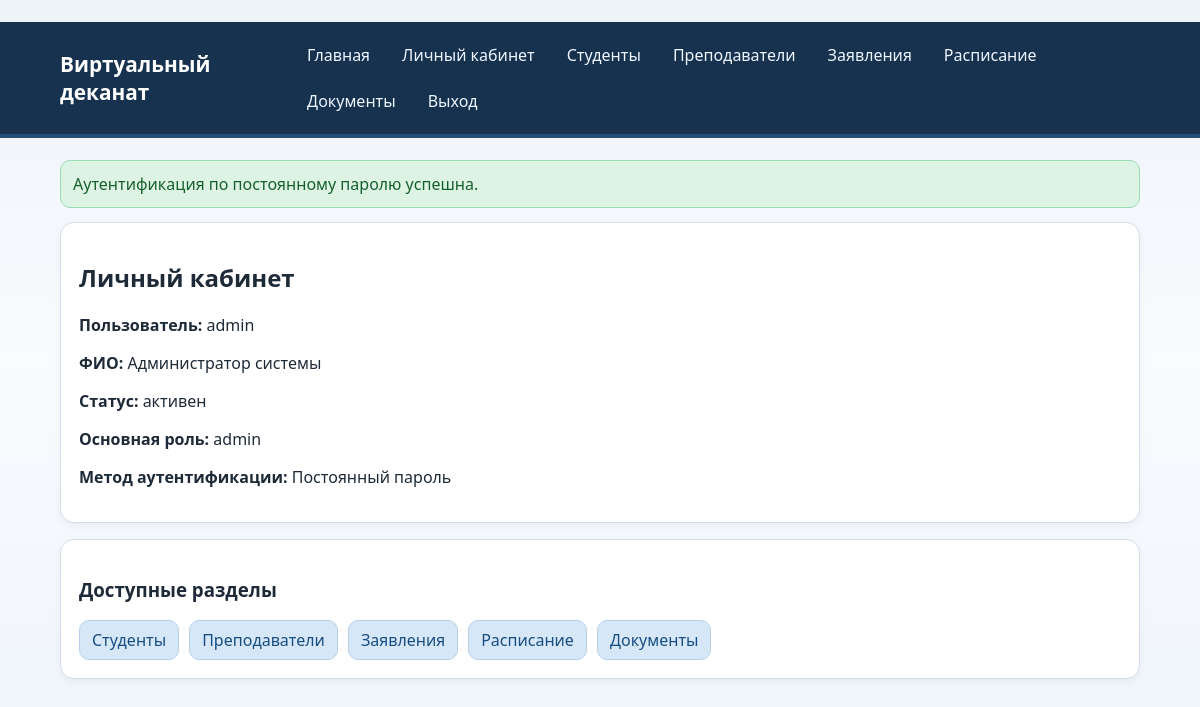
The app's page /dashboard (signed in) with its own data.
### models.py (models this page shows)
class User(Base):
    __tablename__ = "users"
    id = Column(Integer, primary_key=True, index=True)
    username = Column(String(50), unique=True, nullable=False, index=True)
    password_hash = Column(String(255), nullable=False)
    full_name = Column(String(120), nullable=False)
    is_active = Column(Boolean, default=True, nullable=False)
    clearance_level = Column(Integer, default=1, nullable=False)
    secret_key = Column(Integer, default=100, nullable=False)
    primary_role_id = Column(Integer, ForeignKey("roles.id"), nullable=True)
    primary_role = relationship("Role", foreign_keys=[primary_role_id])
    roles = relationship("Role", secondary="user_roles", back_populates="users")

class Role(Base):
    __tablename__ = "roles"
    id = Column(Integer, primary_key=True, index=True)
    name = Column(String(50), unique=True, nullable=False, index=True)
    description = Column(String(255), nullable=True)
    level = Column(Integer, nullable=False, default=1)
    users = relationship("User", secondary="user_roles", back_populates="roles")

### main.py (the view)
@app.get("/dashboard", response_class=HTMLResponse)
def dashboard(request: Request, db: Session = Depends(get_db)):
    user, redirect = login_required(request, db)
    if redirect:
        return redirect
    context = build_context(request, db)
    return templates.TemplateResponse("dashboard.html", context)

### templates/dashboard.html (shortened to what this page needs)
﻿{% extends "base.html" %}
{% block content %}
<section class="card">
    <h2>Личный кабинет</h2>
    <p><strong>Пользователь:</strong> {{ current_user.username }}</p>
    <p><strong>ФИО:</strong> {{ current_user.full_name }}</p>
    <p><strong>Статус:</strong> {{ "активен" if current_user.is_active else "неактивен" }}</p>
    <p><strong>Основная роль:</strong> {{ primary_role_name or "не назначена" }}</p>
    <p><strong>Метод аутентификации:</strong> {{ auth_method }}</p>
</section>
<section class="card">
    <h3>Доступные разделы</h3>
    {% if available_sections %}
        <div class="tag-list">
            {% for section in available_sections %}
                <a class="section-chip" href="{{ section.path }}">{{ section.title }}</a>
            {% endfor %}
        </div>
    {% else %}
        <p>Для вашей роли пока не настроены разделы.</p>
    {% endif %}
</section>
{% endblock %}

### templates/base.html (shortened to what this page needs)
<!DOCTYPE html>
<html lang="ru">
<head>
    <link rel="stylesheet" href="/static/style.css">
</head>
<body>
    <header class="site-header">
        <div class="container row-between">
            <h1>Виртуальный деканат</h1>
            <nav class="top-nav">
                <a href="/">Главная</a>
                {% if current_user %}
                    <a href="/dashboard">Личный кабинет</a>
                    {% for section in available_sections %}
                        <a href="{{ section.path }}">{{ section.title }}</a>
                    {% endfor %}
                    <a href="/logout">Выход</a>
                {% else %}
                    <a href="/register">Регистрация</a>
                    <a href="/login">Вход</a>
                {% endif %}
            </nav>
        </div>
    </header>
    <main class="container">
        {% if flash %}
            <div class="flash flash-{{ flash.category }}">
                {{ flash.message }}
            </div>
        {% endif %}
        {% block content %}{% endblock %}
    </main>
</body>
</html>

### static/style.css (style rules this page uses)
:root { --bg: #f3f6fb; --surface: #ffffff; --text: #1e2a38; --muted: #5c6f84; --accent: #0b5cab; --accent-soft: #d6e7f8; --ok: #1e7a39; --ok-soft: #ddf4e5; --err: #9b2020; --err-soft: #fae0e0; --border: #d5dee8; }
* { box-sizing: border-box; }
body { margin: 0; font-family: "Segoe UI", Tahoma, sans-serif; background: linear-gradient(180deg, #eef3f9 0%, #f9fbfe 45%, #eef4fa 100%); color: var(--text); }
.container { width: min(1080px, 92vw); margin: 0 auto; }
.site-header { background: #16324f; color: #fff; padding: 16px 0; border-bottom: 4px solid #244e7a; }
.site-header h1 { margin: 0; font-size: 1.3rem; }
.row-between { display: flex; justify-content: space-between; align-items: center; gap: 20px; }
.top-nav { display: flex; flex-wrap: wrap; gap: 12px; }
.top-nav a { color: #f0f6ff; text-decoration: none; padding: 6px 10px; border-radius: 8px; }
main { padding: 22px 0 30px; }
.card { background: var(--surface); border: 1px solid var(--border); border-radius: 14px; padding: 18px; margin-bottom: 16px; box-shadow: 0 3px 9px rgba(13, 37, 63, 0.05); }
.tag-list { display: flex; flex-wrap: wrap; gap: 10px; }
.section-chip { display: inline-block; background: var(--accent-soft); color: #184d82; text-decoration: none; padding: 8px 12px; border-radius: 10px; border: 1px solid #b8d1eb; }
.flash { border-radius: 10px; padding: 12px; margin-bottom: 14px; }
.flash-success { background: var(--ok-soft); border: 1px solid #9ddbb2; color: #165f2b; }

### records on screen
User: username "admin", full_name "Администратор системы", is_active "активен"
Role: name "admin"

### other values on screen
{{ section.title }} "Студенты" "Преподаватели" "Заявления" "Расписание" "Документы"
{{ flash.message }} "Аутентификация по постоянному паролю успешна."
{{ auth_method }} "Постоянный пароль"
